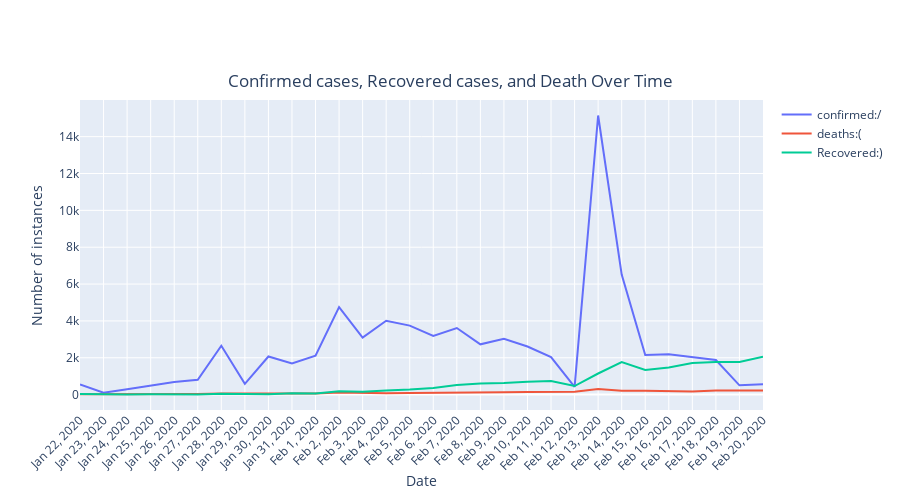

Notebook cell for this chart:
### Code cell
line_data1 = go.Scatter(x=line_datas[0]['variable'],y = line_datas[0]['value'], name="confirmed:/",mode='lines')
line_data2 = go.Scatter(x=line_datas[1]['variable'],y = line_datas[1]['value'], name="deaths:(",mode='lines')
line_data3 = go.Scatter(x=line_datas[2]['variable'],y = line_datas[2]['value'], name="Recovered:)",mode='lines')


fig = go.Figure(data=[line_data1,line_data2,line_data3],
    layout=go.Layout(width=900,height=500,xaxis_title='Date', yaxis_title='Number of instances'))
fig.update_layout(xaxis=dict(tickvals=line_datas[0]['variable'],tickangle=-45),
                 title={'text':'Confirmed cases, Recovered cases, and Death Over Time',
                        'x':0.5,
                        'y':0.85,
                        'xanchor':'center',
                       })
fig.show()
